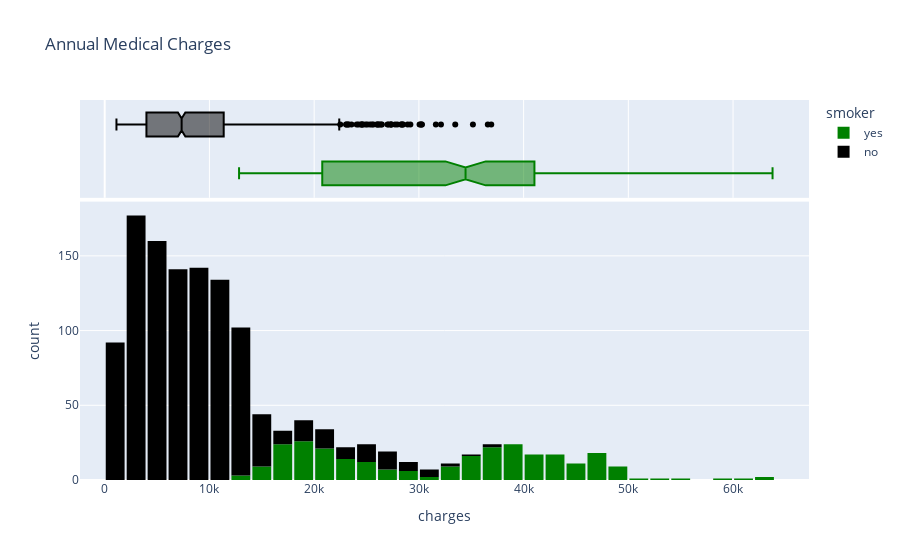

Source (notebook cell):
### Code cell
fig = px.histogram(medical_df, 
                   x='charges', 
                   marginal='box', 
                   color='smoker', 
                   color_discrete_sequence=['green', 'black'], 
                   title='Annual Medical Charges')
fig.update_layout(bargap=0.1)
fig.show()

### Figure 1 — Plotly figure (JSON) as saved in the notebook; plotly's stock layout.template omitted (floating-point values rounded to 4 significant figures; data arrays with more than 128 entries replaced by an {"elided": "..."} marker saying what was removed)
{"data": [{"alignmentgroup": "True", "bingroup": "x", "hovertemplate": "smoker=yes<br>charges=%{x}<br>count=%{y}<extra></extra>", "legendgroup": "yes", "marker": {"color": "green", "pattern": {"shape": ""}}, "name": "yes", "offsetgroup": "yes", "orientation": "v", "showlegend": true, "type": "histogram", "x": {"elided": "274 float values"}, "xaxis": "x", "yaxis": "y"}, {"alignmentgroup": "True", "hovertemplate": "smoker=yes<br>charges=%{x}<extra></extra>", "legendgroup": "yes", "marker": {"color": "green"}, "name": "yes", "notched": true, "offsetgroup": "yes", "showlegend": false, "type": "box", "x": {"elided": "274 float values"}, "xaxis": "x2", "yaxis": "y2"}, {"alignmentgroup": "True", "bingroup": "x", "hovertemplate": "smoker=no<br>charges=%{x}<br>count=%{y}<extra></extra>", "legendgroup": "no", "marker": {"color": "black", "pattern": {"shape": ""}}, "name": "no", "offsetgroup": "no", "orientation": "v", "showlegend": true, "type": "histogram", "x": {"elided": "1064 float values"}, "xaxis": "x", "yaxis": "y"}, {"alignmentgroup": "True", "hovertemplate": "smoker=no<br>charges=%{x}<extra></extra>", "legendgroup": "no", "marker": {"color": "black"}, "name": "no", "notched": true, "offsetgroup": "no", "showlegend": false, "type": "box", "x": {"elided": "1064 float values"}, "xaxis": "x2", "yaxis": "y2"}], "layout": {"bargap": 0.1, "barmode": "relative", "legend": {"title": {"text": "smoker"}, "tracegroupgap": 0}, "title": {"text": "Annual Medical Charges"}, "xaxis": {"anchor": "y", "domain": [0, 1], "title": {"text": "charges"}}, "xaxis2": {"anchor": "y2", "domain": [0, 1], "matches": "x", "showgrid": true, "showticklabels": false}, "yaxis": {"anchor": "x", "domain": [0, 0.7326], "title": {"text": "count"}}, "yaxis2": {"anchor": "x2", "domain": [0.7426, 1], "matches": "y2", "showgrid": false, "showline": false, "showticklabels": false, "ticks": ""}}}
